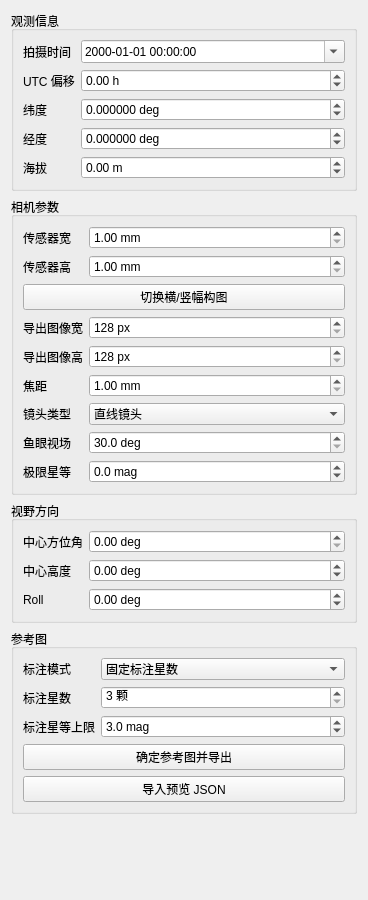
      <widget class="QWidget" name="scrollAreaWidgetContents">
       <property name="geometry">
        <rect>
         <x>0</x>
         <y>0</y>
         <width>368</width>
         <height>900</height>
        </rect>
       </property>
       <layout class="QVBoxLayout" name="verticalLayoutControls">
        <item>
         <widget class="QGroupBox" name="groupBoxObserver">
          <property name="title">
           <string>观测信息</string>
          </property>
          <layout class="QFormLayout" name="formLayoutObserver">
           <property name="fieldGrowthPolicy">
            <enum>QFormLayout::AllNonFixedFieldsGrow</enum>
           </property>
           <property name="labelAlignment">
            <set>Qt::AlignLeft|Qt::AlignVCenter</set>
           </property>
           <item row="0" column="0">
            <widget class="QLabel" name="labelObservationTime">
             <property name="text">
              <string>拍摄时间</string>
             </property>
            </widget>
           </item>
           <item row="0" column="1">
            <widget class="QDateTimeEdit" name="dateTimeEditObservation">
             <property name="calendarPopup">
              <bool>true</bool>
             </property>
             <property name="displayFormat">
              <string>yyyy-MM-dd HH:mm:ss</string>
             </property>
            </widget>
           </item>
           <item row="1" column="0">
            <widget class="QLabel" name="labelUtcOffset">
             <property name="text">
              <string>UTC 偏移</string>
             </property>
            </widget>
           </item>
           <item row="1" column="1">
            <widget class="QDoubleSpinBox" name="doubleSpinBoxUtcOffset">
             <property name="minimum">
              <double>-12.000000000000000</double>
             </property>
             <property name="maximum">
              <double>14.000000000000000</double>
             </property>
             <property name="singleStep">
              <double>0.500000000000000</double>
             </property>
             <property name="suffix">
              <string> h</string>
             </property>
            </widget>
           </item>
           <item row="2" column="0">
            <widget class="QLabel" name="labelLatitude">
             <property name="text">
              <string>纬度</string>
             </property>
            </widget>
           </item>
           <item row="2" column="1">
            <widget class="QDoubleSpinBox" name="doubleSpinBoxLatitude">
             <property name="decimals">
              <number>6</number>
             </property>
             <property name="minimum">
              <double>-90.000000000000000</double>
             </property>
             <property name="maximum">
              <double>90.000000000000000</double>
             </property>
             <property name="suffix">
              <string> deg</string>
             </property>
            </widget>
           </item>
           <item row="3" column="0">
            <widget class="QLabel" name="labelLongitude">
             <property name="text">
              <string>经度</string>
             </property>
            </widget>
           </item>
           <item row="3" column="1">
            <widget class="QDoubleSpinBox" name="doubleSpinBoxLongitude">
             <property name="decimals">
              <number>6</number>
             </property>
             <property name="minimum">
              <double>-180.000000000000000</double>
             </property>
             <property name="maximum">
              <double>180.000000000000000</double>
             </property>
             <property name="suffix">
              <string> deg</string>
             </property>
            </widget>
           </item>
           <item row="4" column="0">
            <widget class="QLabel" name="labelElevation">
             <property name="text">
              <string>海拔</string>
             </property>
            </widget>
           </item>
           <item row="4" column="1">
            <widget class="QDoubleSpinBox" name="doubleSpinBoxElevation">
             <property name="minimum">
              <double>-500.000000000000000</double>
             </property>
             <property name="maximum">
              <double>9000.000000000000000</double>
             </property>
             <property name="suffix">
              <string> m</string>
             </property>
            </widget>
           </item>
          </layout>
         </widget>
        </item>
        <item>
         <widget class="QGroupBox" name="groupBoxCamera">
          <property name="title">
           <string>相机参数</string>
          </property>
          <layout class="QFormLayout" name="formLayoutCamera">
           <property name="fieldGrowthPolicy">
            <enum>QFormLayout::AllNonFixedFieldsGrow</enum>
           </property>
           <property name="labelAlignment">
            <set>Qt::AlignLeft|Qt::AlignVCenter</set>
           </property>
           <item row="0" column="0">
            <widget class="QLabel" name="labelSensorWidth">
             <property name="text">
              <string>传感器宽</string>
             </property>
            </widget>
           </item>
           <item row="0" column="1">
            <widget class="QDoubleSpinBox" name="doubleSpinBoxSensorWidth">
             <property name="minimum">
              <double>1.000000000000000</double>
             </property>
             <property name="maximum">
              <double>200.000000000000000</double>
             </property>
             <property name="suffix">
              <string> mm</string>
             </property>
            </widget>
           </item>
           <item row="1" column="0">
            <widget class="QLabel" name="labelSensorHeight">
             <property name="text">
              <string>传感器高</string>
             </property>
            </widget>
           </item>
           <item row="1" column="1">
            <widget class="QDoubleSpinBox" name="doubleSpinBoxSensorHeight">
             <property name="minimum">
              <double>1.000000000000000</double>
             </property>
             <property name="maximum">
              <double>200.000000000000000</double>
             </property>
             <property name="suffix">
              <string> mm</string>
             </property>
            </widget>
           </item>
           <item row="2" column="0" colspan="2">
            <widget class="QPushButton" name="pushButtonSwapOrientation">
             <property name="text">
              <string>切换横/竖幅构图</string>
             </property>
            </widget>
           </item>
           <item row="3" column="0">
            <widget class="QLabel" name="labelImageWidth">
             <property name="text">
              <string>导出图像宽</string>
             </property>
            </widget>
           </item>
           <item row="3" column="1">
            <widget class="QSpinBox" name="spinBoxImageWidth">
             <property name="minimum">
              <number>128</number>
             </property>
             <property name="maximum">
              <number>20000</number>
             </property>
             <property name="suffix">
              <string> px</string>
             </property>
            </widget>
           </item>
           <item row="4" column="0">
            <widget class="QLabel" name="labelImageHeight">
             <property name="text">
              <string>导出图像高</string>
             </property>
            </widget>
           </item>
           <item row="4" column="1">
            <widget class="QSpinBox" name="spinBoxImageHeight">
             <property name="minimum">
              <number>128</number>
             </property>
             <property name="maximum">
              <number>20000</number>
             </property>
             <property name="suffix">
              <string> px</string>
             </property>
            </widget>
           </item>
           <item row="5" column="0">
            <widget class="QLabel" name="labelFocalLength">
             <property name="text">
              <string>焦距</string>
             </property>
            </widget>
           </item>
           <item row="5" column="1">
            <widget class="QDoubleSpinBox" name="doubleSpinBoxFocalLength">
             <property name="decimals">
              <number>2</number>
             </property>
             <property name="minimum">
              <double>1.000000000000000</double>
             </property>
             <property name="maximum">
              <double>2000.000000000000000</double>
             </property>
             <property name="suffix">
              <string> mm</string>
             </property>
            </widget>
           </item>
           <item row="6" column="0">
            <widget class="QLabel" name="labelLensModel">
             <property name="text">
              <string>镜头类型</string>
             </property>
            </widget>
           </item>
           <item row="6" column="1">
            <widget class="QComboBox" name="comboBoxLensModel">
             <item>
              <property name="text">
               <string>直线镜头</string>
              </property>
             </item>
             <item>
              <property name="text">
               <string>鱼眼镜头</string>
              </property>
             </item>
            </widget>
           </item>
           <item row="7" column="0">
            <widget class="QLabel" name="labelFisheyeFov">
             <property name="text">
              <string>鱼眼视场</string>
             </property>
            </widget>
           </item>
           <item row="7" column="1">
            <widget class="QDoubleSpinBox" name="doubleSpinBoxFisheyeFov">
             <property name="decimals">
              <number>1</number>
             </property>
             <property name="minimum">
              <double>30.000000000000000</double>
             </property>
             <property name="maximum">
              <double>300.000000000000000</double>
             </property>
             <property name="singleStep">
              <double>5.000000000000000</double>
             </property>
             <property name="suffix">
              <string> deg</string>
             </property>
            </widget>
           </item>
           <item row="8" column="0">
            <widget class="QLabel" name="labelMagLimit">
             <property name="text">
              <string>极限星等</string>
             </property>
            </widget>
           </item>
           <item row="8" column="1">
            <widget class="QDoubleSpinBox" name="doubleSpinBoxMagLimit">
             <property name="decimals">
              <number>1</number>
             </property>
             <property name="minimum">
              <double>-2.000000000000000</double>
             </property>
             <property name="maximum">
              <double>9.000000000000000</double>
             </property>
             <property name="singleStep">
              <double>0.500000000000000</double>
             </property>
             <property name="suffix">
              <string> mag</string>
             </property>
            </widget>
           </item>
          </layout>
         </widget>
        </item>
        <item>
         <widget class="QGroupBox" name="groupBoxView">
          <property name="title">
           <string>视野方向</string>
          </property>
          <layout class="QFormLayout" name="formLayoutView">
           <property name="fieldGrowthPolicy">
            <enum>QFormLayout::AllNonFixedFieldsGrow</enum>
           </property>
           <property name="labelAlignment">
            <set>Qt::AlignLeft|Qt::AlignVCenter</set>
           </property>
           <item row="0" column="0">
            <widget class="QLabel" name="labelAz">
             <property name="text">
              <string>中心方位角</string>
             </property>
            </widget>
           </item>
           <item row="0" column="1">
            <widget class="QDoubleSpinBox" name="doubleSpinBoxAz">
             <property name="decimals">
              <number>2</number>
             </property>
             <property name="minimum">
              <double>0.000000000000000</double>
             </property>
             <property name="maximum">
              <double>359.990000000000009</double>
             </property>
             <property name="singleStep">
              <double>1.000000000000000</double>
             </property>
             <property name="suffix">
              <string> deg</string>
             </property>
            </widget>
           </item>
           <item row="1" column="0">
            <widget class="QLabel" name="labelAlt">
             <property name="text">
              <string>中心高度</string>
             </property>
            </widget>
           </item>
           <item row="1" column="1">
            <widget class="QDoubleSpinBox" name="doubleSpinBoxAlt">
             <property name="decimals">
              <number>2</number>
             </property>
             <property name="minimum">
              <double>-90.000000000000000</double>
             </property>
             <property name="maximum">
              <double>90.000000000000000</double>
             </property>
             <property name="singleStep">
              <double>1.000000000000000</double>
             </property>
             <property name="suffix">
              <string> deg</string>
             </property>
            </widget>
           </item>
           <item row="2" column="0">
            <widget class="QLabel" name="labelRoll">
             <property name="text">
              <string>Roll</string>
             </property>
            </widget>
           </item>
           <item row="2" column="1">
            <widget class="QDoubleSpinBox" name="doubleSpinBoxRoll">
             <property name="decimals">
              <number>2</number>
             </property>
             <property name="minimum">
              <double>-180.000000000000000</double>
             </property>
             <property name="maximum">
              <double>180.000000000000000</double>
             </property>
             <property name="suffix">
              <string> deg</string>
             </property>
            </widget>
           </item>
         </layout>
         </widget>
        </item>
        <item>
         <widget class="QGroupBox" name="groupBoxReference">
          <property name="title">
           <string>参考图</string>
          </property>
          <layout class="QVBoxLayout" name="verticalLayoutReference">
           <item>
            <layout class="QFormLayout" name="formLayoutReference">
             <property name="fieldGrowthPolicy">
              <enum>QFormLayout::AllNonFixedFieldsGrow</enum>
             </property>
             <property name="labelAlignment">
              <set>Qt::AlignLeft|Qt::AlignVCenter</set>
             </property>
             <item row="0" column="0">
              <widget class="QLabel" name="labelReferenceLabelMode">
               <property name="text">
                <string>标注模式</string>
               </property>
              </widget>
             </item>
             <item row="0" column="1">
              <widget class="QComboBox" name="comboBoxReferenceLabelMode">
               <item>
                <property name="text">
                 <string>固定标注星数</string>
                </property>
               </item>
               <item>
                <property name="text">
                 <string>固定星等上限</string>
                </property>
               </item>
              </widget>
             </item>
             <item row="1" column="0">
              <widget class="QLabel" name="labelReferenceStarCount">
               <property name="text">
                <string>标注星数</string>
               </property>
              </widget>
             </item>
             <item row="1" column="1">
              <widget class="QSpinBox" name="spinBoxReferenceStarCount">
               <property name="minimum">
                <number>3</number>
               </property>
               <property name="maximum">
                <number>40</number>
               </property>
               <property name="suffix">
                <string> 颗</string>
               </property>
              </widget>
             </item>
             <item row="2" column="0">
              <widget class="QLabel" name="labelReferenceMagLimit">
               <property name="text">
                <string>标注星等上限</string>
               </property>
              </widget>
             </item>
             <item row="2" column="1">
              <widget class="QDoubleSpinBox" name="doubleSpinBoxReferenceMagLimit">
               <property name="decimals">
                <number>1</number>
               </property>
               <property name="minimum">
                <double>1.000000000000000</double>
               </property>
               <property name="maximum">
                <double>5.000000000000000</double>
               </property>
               <property name="singleStep">
                <double>0.500000000000000</double>
               </property>
               <property name="value">
                <double>3.000000000000000</double>
               </property>
               <property name="suffix">
                <string> mag</string>
               </property>
              </widget>
             </item>
            </layout>
           </item>
           <item>
            <widget class="QPushButton" name="pushButtonExportReference">
             <property name="text">
              <string>确定参考图并导出</string>
             </property>
            </widget>
           </item>
           <item>
            <widget class="QPushButton" name="pushButtonImportReferenceJson">
             <property name="text">
              <string>导入预览 JSON</string>
             </property>
            </widget>
           </item>
          </layout>
         </widget>
        </item>
        <item>
         <spacer name="verticalSpacerControls">
          <property name="orientation">
           <enum>Qt::Vertical</enum>
          </property>
          <property name="sizeHint" stdset="0">
           <size>
            <width>20</width>
            <height>40</height>
           </size>
          </property>
         </spacer>
        </item>
       </layout>
      </widget>
